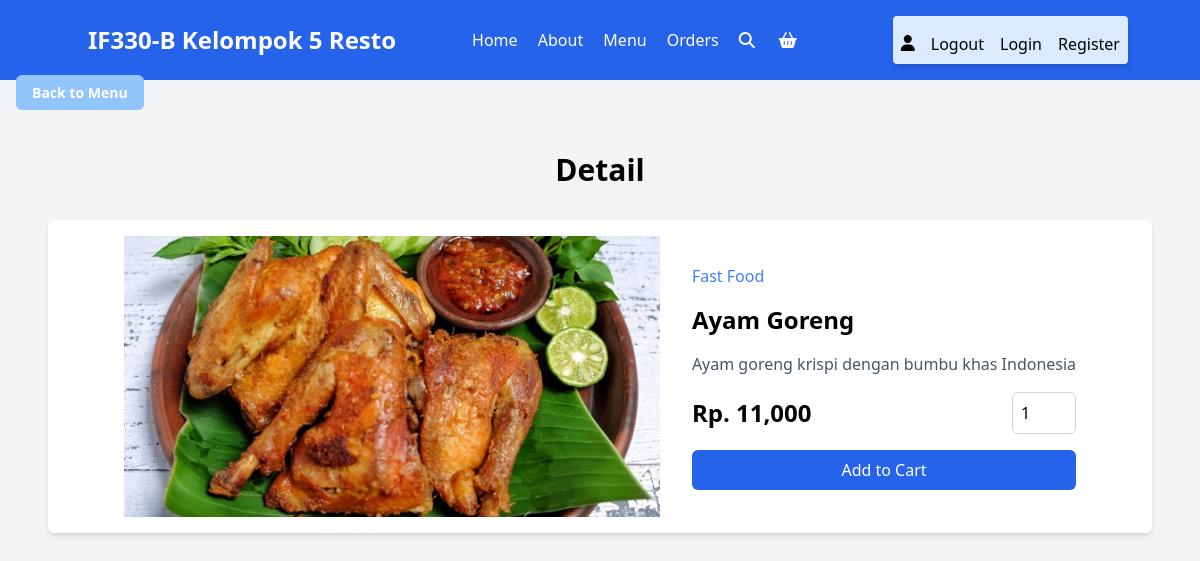
The page /quick_view.php?pid=1 on the database its author committed.
### tables this page shows
CREATE TABLE `products` (
  `id` int(100) NOT NULL,
  `name` varchar(100) NOT NULL,
  `category` varchar(100) NOT NULL,
  `deskripsi` varchar(800) NOT NULL,
  `price` int(10) NOT NULL,
  `image` varchar(100) NOT NULL
);

### quick_view.php (the view, shortened to what this page needs)
<?php
include 'components/connect.php';
?>
<!DOCTYPE html>
<html lang="en">
<head>
    <link rel="stylesheet" href="https://cdnjs.cloudflare.com/ajax/libs/font-awesome/6.1.1/css/all.min.css">
    <link href="https://unpkg.com/tailwindcss@^2.2/dist/tailwind.min.css" rel="stylesheet">
</head>
<body class="bg-gray-100">
    <?php include 'components/user_header.php'; ?>
    <?php include 'components/back_to_menu.php'; ?>
    <section class="quick-view p-4 md:p-12">
        <h1 class="text-3xl font-bold text-center mb-8">Detail</h1>
        <?php
        $pid = $_GET['pid'];
        $select_products = $conn->prepare("SELECT * FROM `products` WHERE id = ?");
        $select_products->execute([$pid]);
        if ($select_products->rowCount() > 0) {
            while ($fetch_products = $select_products->fetch(PDO::FETCH_ASSOC)) {
                $product_description = $fetch_products['deskripsi'];
        ?>
        <form action="" method="post" class="box bg-white p-4 shadow-md rounded-md">
            <div class="md:flex justify-center items-center">
                <img src="resto-images/<?= $fetch_products['image']; ?>" alt="" class="w-full md:w-1/2 mb-4 md:mb-0">
                <div class="flex flex-col justify-center md:ml-8">
                    <a href="category.php?category=<?= $fetch_products['category']; ?>"
                        class="text-center md:text-left text-blue-500 hover:text-blue-700 mb-2 md:mb-4"><?= $fetch_products['category']; ?></a>
                    <div class="name text-2xl font-bold mb-4"><?= $fetch_products['name']; ?></div>
                    <p class="text-gray-600"><?= $product_description ?></p>
                    <div class="flex justify-between items-center mt-4">
                        <div class="price text-2xl font-semibold">
                            <span>Rp. </span><?= $fetch_products['price']; ?>,000
                        </div>
                        <input type="number" name="qty" class="qty w-16 p-2 border border-gray-300 rounded-md" min="1"
                            max="99" value="1" maxlength="2">
                    </div>
                    <button type="submit" name="add_to_cart"
                        class="cart-btn mt-4 bg-blue-600 text-white py-2 px-4 rounded-md hover:bg-blue-700 transition duration-300">Add
                        to Cart</button>
                </div>
            </div>
        </form>
        <?php
            }
        } else {
            echo '<p class="empty text-center text-xl font-bold mt-8">No products added yet!</p>';
        }
        ?>
    </section>
</body>
</html>

### rows shown on the page
products: image (picture), category "Fast Food", name "Ayam Goreng", deskripsi "Ayam goreng krispi dengan bumbu khas Indonesia", price "11"
